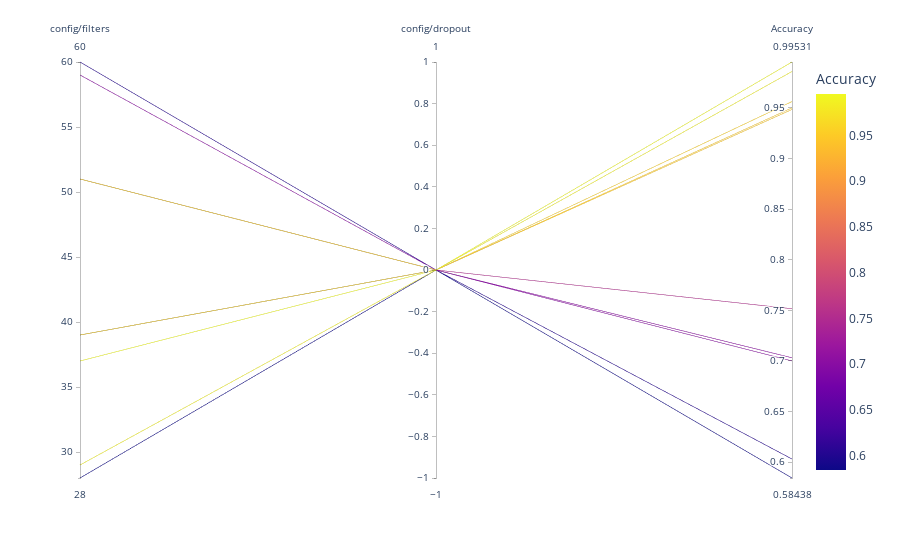

The notebook cell saved with this chart:
### Code cell
select = [ "config/filters", "config/dropout",  "Accuracy"]
p = plot[select].reset_index().dropna()
#sort by accuracy
p.sort_values("Accuracy", inplace=True)
# make a parallel plot
px.parallel_coordinates(p, color="Accuracy")

### Figure 1 — Plotly figure (JSON) as saved in the notebook; plotly's stock layout.template omitted (floating-point values rounded to 4 significant figures)
{"data": [{"dimensions": [{"label": "config/filters", "values": [28, 60, 51, 59, 39, 39, 51, 39, 29, 37]}, {"label": "config/dropout", "values": [0, 0, 0, 0, 0, 0, 0, 0, 0, 0]}, {"label": "Accuracy", "values": [0.5844, 0.6031, 0.7, 0.7031, 0.7516, 0.9484, 0.95, 0.9563, 0.9859, 0.9953]}], "domain": {"x": [0, 1], "y": [0, 1]}, "line": {"color": [0.5844, 0.6031, 0.7, 0.7031, 0.7516, 0.9484, 0.95, 0.9563, 0.9859, 0.9953], "coloraxis": "coloraxis"}, "name": "", "type": "parcoords"}], "layout": {"autosize": true, "coloraxis": {"colorbar": {"title": {"text": "Accuracy"}}, "colorscale": [[0, "#0d0887"], [0.1111, "#46039f"], [0.2222, "#7201a8"], [0.3333, "#9c179e"], [0.4444, "#bd3786"], [0.5556, "#d8576b"], [0.6667, "#ed7953"], [0.7778, "#fb9f3a"], [0.8889, "#fdca26"], [1, "#f0f921"]]}, "legend": {"tracegroupgap": 0}, "margin": {"t": 60}}}
